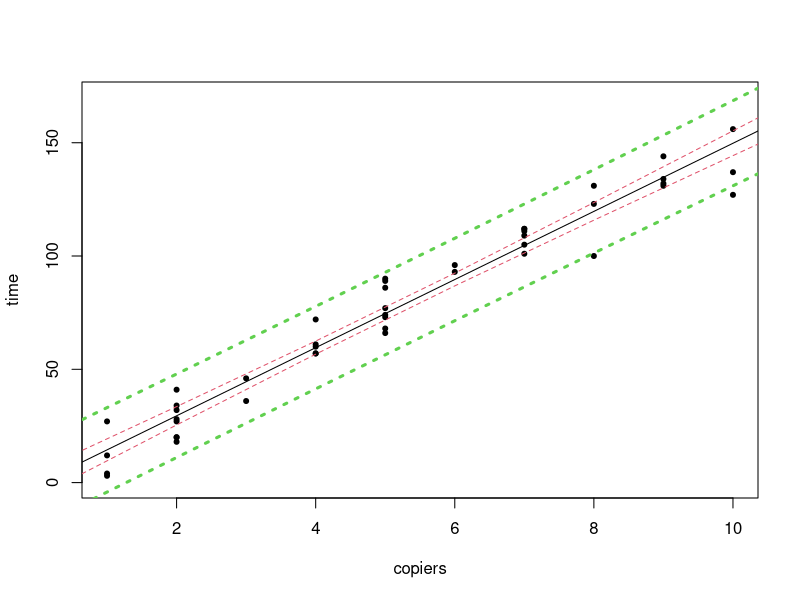

Generate this figure with R:
## ---- chunk 1
knitr::opts_chunk$set(echo = TRUE)
## ---- chunk 2
#read Copier Maintenance data in
cm <- read.table("ch2dataset.txt", header=F)
colnames(cm) <- c("time", "copiers")
head(cm, 3)
tail(cm, 2) 
## ---- chunk 3

cm.SLR<-lm(time~copiers, data=cm) #estimated linear regression
cm.SLR
summary(cm.SLR) # In order to find the estimated parameter & standard error
critVal <-qt(.95,43) #finds critical value based on 90% confidence int
critVal
confint(cm.SLR, level=0.90) # confirms my math using R software


## ---- chunk 4
summary(cm.SLR) #in order to find estimated parameter & standard error of slope
tobs <- (15.0352 - 0)/(0.4831) # confirmed by summary above

p_value= 2*(pt(q = tobs, df=43,lower.tail=FALSE)) # finding p value for 2 tailed test
# p-value = 4.013936e-31

summary(cm.SLR) # software output to confirm our results

## ---- chunk 5
summary(cm.SLR) #in order to find estimated parameter & standard error of slope
tobs <- (15.0352 - 14)/(0.4831) #tobs = 2.142828

p_value= 1 - (pt(q = tobs, df=43)) # finding p value for 1 tailed test (right tail)
# p-value = 0.0189143


## ---- chunk 6

## ---- chunk 7

## ---- chunk 8

plot(time~copiers, data=cm, ylim=c(0, 170), pch=20)
abline(cm.SLR$coef)
newx<-seq(0, 12, by=2) #sets up a grid of x values by creating x val sequence by increment 2 
cm.CI<-predict(cm.SLR, newdata=data.frame(copiers=newx), interval="confidence", leve=0.95) #create CI
cm.PI<-predict(cm.SLR, newdata=data.frame(copiers=newx), interval="prediction", leve=0.95) #create PI
lines(newx, cm.CI[,2], lty=2, col=2) #plot x against second column saved from predictor function, lower
lines(newx, cm.CI[,3], lty=2, col=2) #plot x against second column saved from predictor function, upper
lines(newx, cm.PI[,2], lty=3, col=3, lwd=3)
lines(newx, cm.PI[,3], lty=3, col=3, lwd=3)


## ---- chunk 9

## ---- chunk 10

